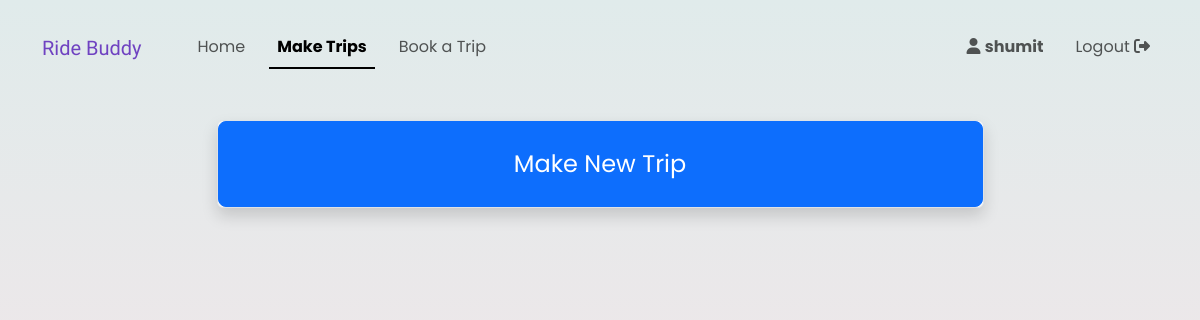
Page /make_trip (signed in) on the earlier database version.
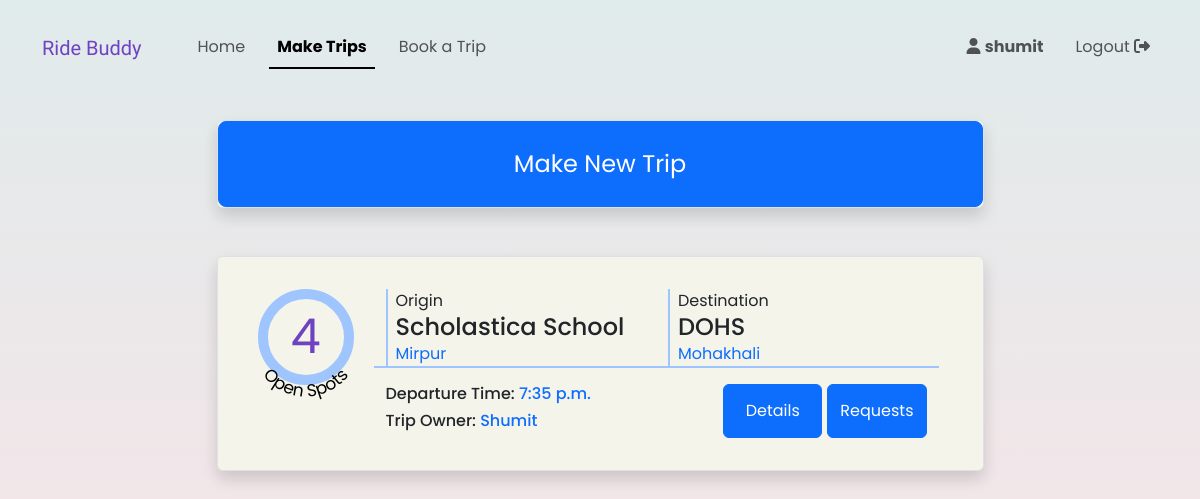
Same page on the later database version.
### RideSharing/models.py (models this page shows, shortened)
class Trips(models.Model):
    origin = models.ForeignKey(Locations, on_delete = models.CASCADE, related_name = 'start_point')
    destination = models.ForeignKey(Locations, on_delete = models.CASCADE, related_name = 'end_point')
    description_text = models.TextField(null=True, blank=True)
    departure_time = models.TimeField()
    open_seats = models.IntegerField()
    valid_till = models.DateField()
    trip_owner = models.ForeignKey(User, on_delete = models.CASCADE)

class Locations(models.Model):
    LOCATION_TYPES = (
        ('school', 'School'),
        ('residential', 'Residential'),
    )
    location_area = models.CharField(max_length=200)
    location_name = models.CharField(max_length=200)
    embarcation_text = models.CharField(max_length=200)
    type = models.CharField(max_length=20, choices=LOCATION_TYPES)
    def __str__(self):
        return f"{self.location_area} - {self.location_name}"

class User(AbstractUser):
    pass

### RideSharing/views.py (the view)
# urls.py: path("make_trip", views.make_trip, name="make_trip"),
@login_required(login_url ='/login')
def make_trip(request):
    active_user = get_object_or_404(User, pk = request.user.id)
    if request.method == "POST":
        new_trip_form = TripsForm(request.POST)
        if new_trip_form.is_valid():
            new_trip_form.cleaned_data["trip_owner"] = active_user
            TripsForm(new_trip_form.cleaned_data).save()
    inital_form = TripsForm(initial={
        'trip_owner' : active_user
    }).render("form_snippets/form.html")
    today = timezone.now().date()
    my_active_trips = Trips.objects.filter(valid_till__gte=today, trip_owner_id = request.user.id)
    my_active_trips_spots = addremaining_spots(my_active_trips)
    return render(request, "make_trip.html", {
        'trip_form': inital_form,
        'my_active_trips': my_active_trips_spots
    })

### RideSharing/utils.py (called while the page is built)
def find_remaining_spots(underlying_trip):
    total_approved_bookings = Spot_Bookings.objects.filter(trip = underlying_trip, approval_status = True).aggregate(Sum('spots_requested'))['spots_requested__sum']
    remaining_spots = underlying_trip.open_seats
    if total_approved_bookings:
        remaining_spots = underlying_trip.open_seats - total_approved_bookings
    return remaining_spots

def addremaining_spots(trips):
    trip_spot = []
    for trip in trips:
        open_spot = find_remaining_spots(trip)
        trip_spot.append({
            'trip': trip,
            'open_spot':open_spot
        })
    return trip_spot

### RideSharing/templates/component_snippets/trips_list.html (shortened to what this page needs)
{% for trip in trips %}
<div id="trips_box_{{trip.trip.id}}" class="border shadow boxes rounded w-100 mx-auto mb-2 position-relative tripsbox">
    <div class="d-flex justify-content-center">
        <div class="mx-2">
            <div style="position: relative;">
                <div class="border-primary-subtle open_seats_container d-flex justify-content-center align-items-center">
                    <div id="open_spots_{{trip.trip.id}}"
                    {% if trip.open_spot %}
                        style="color: var(--bs-purple);"
                    {% else %}
                        style="color: var(--bs-red);"
                    {% endif %}
                    >
                        {{trip.open_spot}}
                    </div>
                    <svg viewBox="0 0 200 200" class="position-absolute" style="overflow:visible; z-index: 1; bottom: -12%; left: -6%; width: 112%; height: 112%;">
                        <text font-size="32" fill="black">
                            <textPath href="#textCircle" startOffset="50%" text-anchor="middle">
                                Open Spots
                            </textPath>
                        </text>
                    </svg>
                </div>
            </div>
        </div>
        <div class=" flex-fill px-4">
            <div class="row row-cols-1 gy-3 row-cols-sm-2 border-bottom border-primary-subtle border-2">
                {% include 'component_snippets/location_look.html' with location=trip.trip.origin type='Origin' %}
                {% include 'component_snippets/location_look.html' with location=trip.trip.destination type='Destination' %}
            </div>
            <div class="mt-3 d-sm-flex  justify-content-between">
                <div>
                    <h6>
                        Departure Time: <span class="text-primary">{{trip.trip.departure_time}}</span>
                    </h6>
                    <h6>
                        Trip Owner: <span class="text-primary">{{trip.trip.trip_owner|capfirst}}</span>
                    </h6>
                </div>
                    <div class=""
                    style="display: grid; grid-template-columns: 1fr 1fr; column-gap: 5px;">
                        <button class="btn btn-primary" type="button"
                            data-bs-toggle="collapse"
                            data-bs-target="#comments_space_{{trip.trip.id}}"
                            aria-expanded="false">
                            Details
                        </button>
                        <button class="btn btn-primary action_button" type="button"
                        {% if booking_trips %}
                        onclick="handle_form_fetch(event, true)"
                        {% else %}
                        onclick="handle_form_fetch(event, false)"
                        {% endif %}
                            data-bs-toggle="collapse"
                            data-bs-target="#form_space_{{trip.trip.id}}"
                            data-targettripid="{{trip.trip.id}}"
                            data-spec_booking="{{spec_booking}}"
                            aria-expanded="false">
                                {% if booking_trips %}
                                    Book a Spot
                                {% else %}
                                    Requests
                                {% endif %}
                        </button>
                    </div>
            </div>
        </div>
    </div>
</div>
{% endfor %}

### RideSharing/templates/component_snippets/location_look.html
<div class="col">
    <div class="border-start border-2 border-primary-subtle ps-2">
    {{type}}
        <h4 class="mb-0">
            {{location.location_name}}
        </h4>
        <div class="text-primary">
            {{location.location_area}}
        </div>
    </div>
</div>

Differences in the rows shown:
added Trips: open_spot "4", type "Origin Destination", trip.departure_time "7:35 p.m.", trip.trip_owner "Shumit"
now on this page (row unchanged): Locations: location_name "Scholastica School", location_area "Mirpur"
now on this page (row unchanged): Locations: location_name "DOHS", location_area "Mohakhali"
